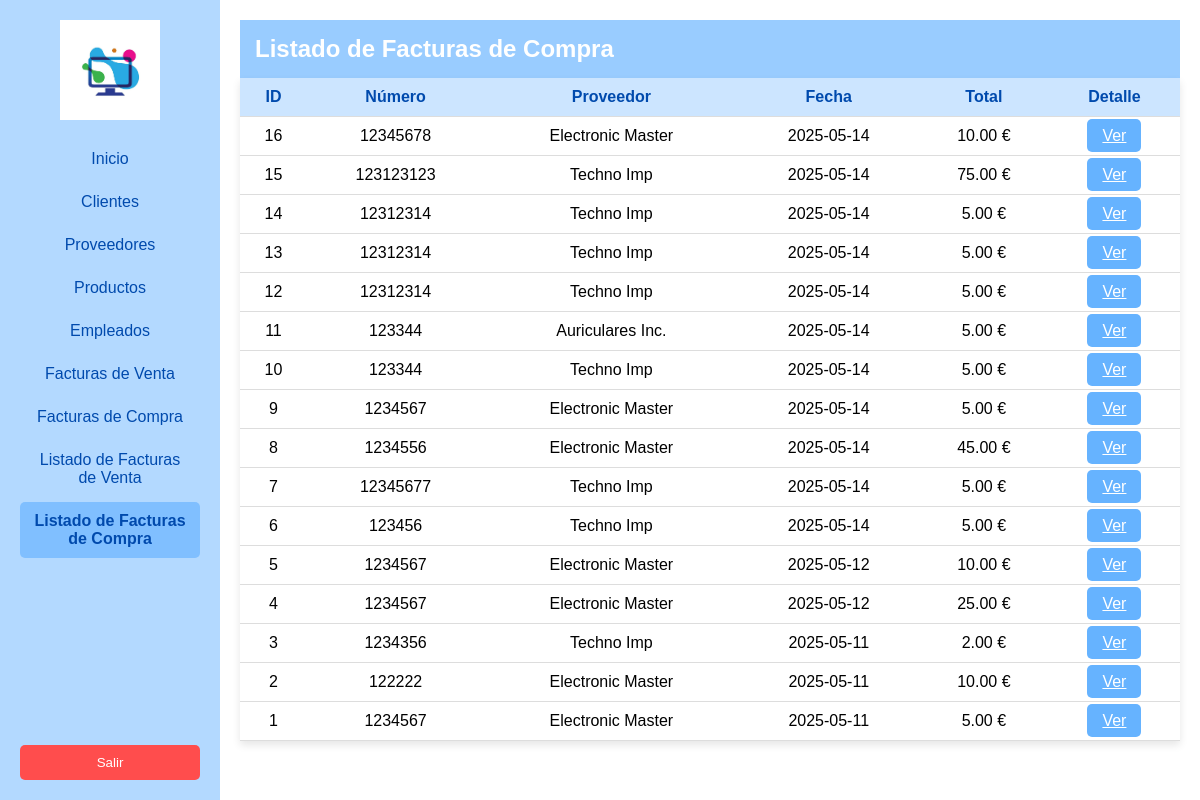
Page /listar_facturas_compra.php on the committed database.
### tables this page shows
CREATE TABLE `facturas_compras` (
  `id` int(11) NOT NULL,
  `proveedor_id` int(11) NOT NULL,
  `numero_factura` varchar(50) NOT NULL,
  `fecha` date NOT NULL,
  `observaciones` text DEFAULT NULL,
  `total` decimal(10,2) NOT NULL
);

CREATE TABLE `proveedores` (
  `id` int(11) NOT NULL,
  `nombre` varchar(100) DEFAULT NULL,
  `contacto` varchar(100) DEFAULT NULL,
  `telefono` varchar(20) DEFAULT NULL,
  `direccion` text DEFAULT NULL
);

### listar_facturas_compra.php (the view, shortened to what this page needs)
<!DOCTYPE html>
<html lang="es">
<head>
<link rel="stylesheet" href="listar_facturas_compra.css">
</head>
<body class="factura-compra-body">
   <aside class="sidebar">
        <img src="images/logo.jpg" alt="Logo Empresa">
        <ul>
          <li><a href="main.php">Inicio</a></li>
            <li><a href="clientes.php">Clientes</a></li>
            <li><a href="proveedores.php">Proveedores</a></li>
            <li><a href="productos.php">Productos</a></li>
            <li><a href="empleados.php">Empleados</a></li>
             <li><a href="factura_venta.php">Facturas de Venta</a></li>
        <li><a href="factura_compra.php">Facturas de Compra</a></li>
        <li><a href="listar_facturas_venta.php">Listado de Facturas de Venta</a></li>
          <li class="active"><a href="listar_facturas_compra.php">Listado de Facturas de Compra</a></li>
        </ul>
       <button class="logout" onclick="window.location.href='logout.php'">Salir</button>
    </aside>
  <div class="content">
    <div class="top-bar">
      <h2>Listado de Facturas de Compra</h2>
    </div>
    <table>
      <tr>
        <th>ID</th>
        <th>Número</th>
        <th>Proveedor</th>
        <th>Fecha</th>
        <th>Total</th>
        <th>Detalle</th>
      </tr>
      <?php
      $conn = new mysqli("localhost", "root", "", "informatic");
      $query = "
        SELECT f.id, f.numero_factura, f.fecha, f.total, p.nombre AS proveedor
        FROM facturas_compras f
        JOIN proveedores p ON f.proveedor_id = p.id
        ORDER BY f.fecha DESC
      ";
      $result = $conn->query($query);
      while ($row = $result->fetch_assoc()) {
          echo "<tr>
                  <td>{$row['id']}</td>
                  <td>{$row['numero_factura']}</td>
                  <td>{$row['proveedor']}</td>
                  <td>{$row['fecha']}</td>
                  <td>{$row['total']} €</td>
                  <td><a class='btn' href='detalle_factura_compra.php?id={$row['id']}'>Ver</a></td>
                </tr>";
      }
      ?>
    </table>
  </div>
</body>
</html>

### listar_facturas_compra.css (style rules this page uses)
* { margin: 0; padding: 0; box-sizing: border-box; font-family: Arial, sans-serif; }
.factura-compra-body { display: flex; background-color: #e6f2ff; min-height: 100vh; }
.sidebar { width: 220px; background-color: #b3d9ff; height: 100vh; padding: 20px; display: flex; flex-direction: column; align-items: center; }
.sidebar img { width: 100px; margin-bottom: 20px; }
.sidebar ul { list-style: none; padding: 0; width: 100%; }
.sidebar li { padding: 10px; text-align: center; border-radius: 5px; margin-bottom: 5px; }
.sidebar li.active { background-color: #80bfff; font-weight: bold; }
.sidebar li a { text-decoration: none; color: #004aad; }
.logout { margin-top: auto; padding: 10px; background-color: #ff4d4d; color: white; border: none; cursor: pointer; width: 100%; border-radius: 5px; }
.content { flex-grow: 1; padding: 20px; background-color: #fff; }
.top-bar { display: flex; justify-content: space-between; align-items: center; background-color: #99ccff; padding: 15px; color: white; }
h2 { font-size: 24px; }
.btn, .btn.primary { background-color: #004aad; color: white; border: none; padding: 8px 15px; border-radius: 5px; cursor: pointer; margin-top: 10px; }
.btn { background-color: #66b3ff; }
table { width: 100%; border-collapse: collapse; background: white; box-shadow: 0 4px 8px rgba(0, 0, 0, 0.1); }
th, td { padding: 10px; text-align: center; border-bottom: 1px solid #ddd; }
th { background-color: #cce5ff; color: #004aad; }

### rows in the picture
facturas_compras: id "16", numero_factura "12345678", proveedor.nombre "Electronic Master", fecha "2025-05-14", total "10.00"
facturas_compras: id "15", numero_factura "123123123", proveedor.nombre "Techno Imp", fecha "2025-05-14", total "75.00"
facturas_compras: id "14", numero_factura "12312314", proveedor.nombre "Techno Imp", fecha "2025-05-14", total "5.00"
facturas_compras: id "13", numero_factura "12312314", proveedor.nombre "Techno Imp", fecha "2025-05-14", total "5.00"
facturas_compras: id "12", numero_factura "12312314", proveedor.nombre "Techno Imp", fecha "2025-05-14", total "5.00"
facturas_compras: id "11", numero_factura "123344", proveedor.nombre "Auriculares Inc.", fecha "2025-05-14", total "5.00"
facturas_compras: id "10", numero_factura "123344", proveedor.nombre "Techno Imp", fecha "2025-05-14", total "5.00"
facturas_compras: id "9", numero_factura "1234567", proveedor.nombre "Electronic Master", fecha "2025-05-14", total "5.00"
facturas_compras: id "8", numero_factura "1234556", proveedor.nombre "Electronic Master", fecha "2025-05-14", total "45.00"
facturas_compras: id "7", numero_factura "12345677", proveedor.nombre "Techno Imp", fecha "2025-05-14", total "5.00"
facturas_compras: id "6", numero_factura "123456", proveedor.nombre "Techno Imp", fecha "2025-05-14", total "5.00"
facturas_compras: id "5", numero_factura "1234567", proveedor.nombre "Electronic Master", fecha "2025-05-12", total "10.00"
facturas_compras: id "4", numero_factura "1234567", proveedor.nombre "Electronic Master", fecha "2025-05-12", total "25.00"
facturas_compras: id "3", numero_factura "1234356", proveedor.nombre "Techno Imp", fecha "2025-05-11", total "2.00"
facturas_compras: id "2", numero_factura "122222", proveedor.nombre "Electronic Master", fecha "2025-05-11", total "10.00"
facturas_compras: id "1", numero_factura "1234567", proveedor.nombre "Electronic Master", fecha "2025-05-11", total "5.00"
